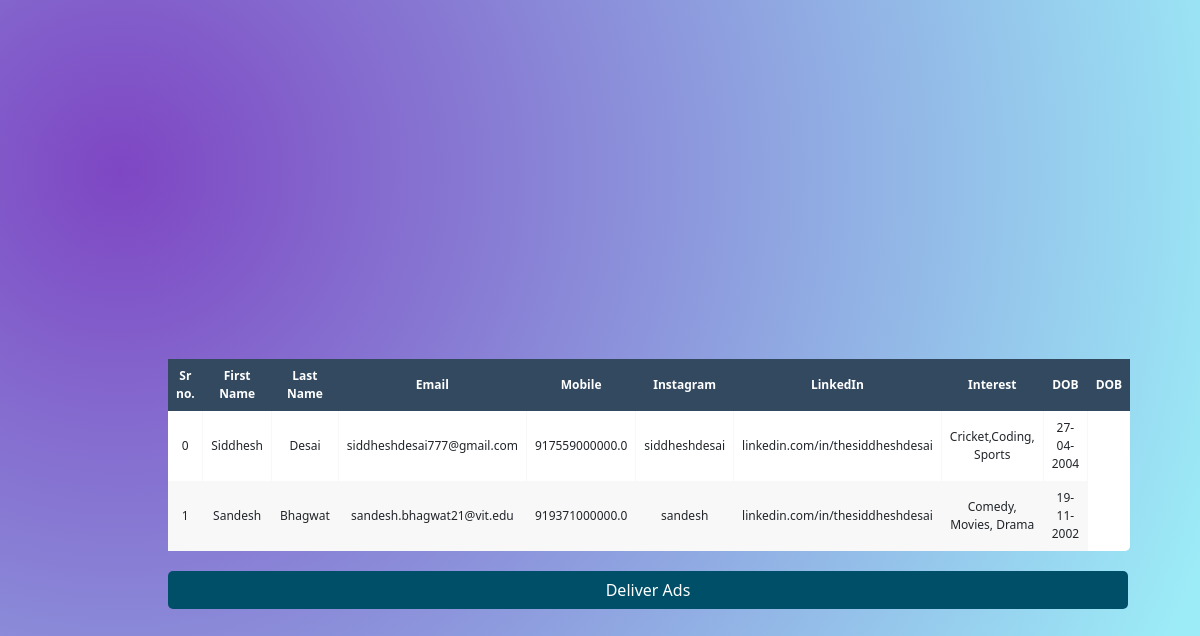
The page /customers on the database as committed earlier.
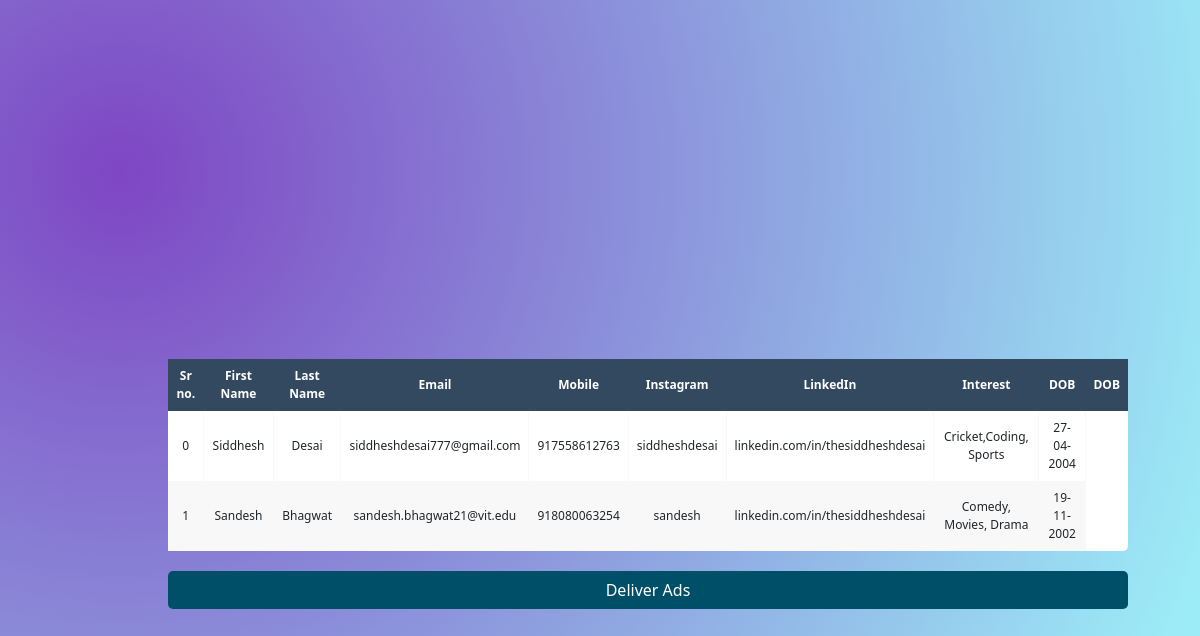
The same page on the database as committed later.
### tables this page shows
CREATE TABLE "da" (
"index" INTEGER,
  "First Name" TEXT,
  "Last Name" TEXT,
  "Email" TEXT,
  "WhatsApp" INTEGER,
  "Telegram" TEXT,
  "Linkedin" TEXT,
  "Interests" TEXT,
  "Date of Birth" TEXT
);

### app.py (the view)
@app.route('/customers', methods=['GET', 'POST'])
def display_table():
    connection = sqlite3.connect('demo.db')
    cursor = connection.cursor()
    cursor.execute('SELECT * FROM da')
    data = cursor.fetchall()
    print(data)
    connection.close()
    if request.method == 'POST':
        for i in data:
            send_whatsapp_message("+" + str(i[4]), i[9])
    return render_template('customer_table.html', data=data)

### templates/customer_table.html (shortened to what this page needs)
<!DOCTYPE html>
<html lang="en">
<head>
    <link href="https://cdn.jsdelivr.net/npm/bootstrap@5.3.2/dist/css/bootstrap.min.css" rel="stylesheet"
>
</head>
<body style="background: radial-gradient(circle at 10% 20%, rgb(126, 70, 195) 0%, rgb(156, 236, 247) 90%); background-size:cover">
    <div class="div" style="width: 80%; align-content: center; margin-top: 8%; margin-left: 8%;">
    <table class="fl-table" border="1">
        <thead>
            <tr>
                <th>Sr no.</th>
                <th>First Name</th>
                <th>Last Name</th>
                <th>Email</th>
                <th>Mobile</th>
                <th>Instagram</th>
                <th>LinkedIn</th>
                <th>Interest</th>
                <th>DOB</th>
                <th>DOB</th>
            </tr>
        </thead>
        <tbody>
            {% for row in data %}
                <tr>
                    {% for value in row %}
                        <td>{{ value }}</td>
                    {% endfor %}
                </tr>
            {% endfor %}
        </tbody>
    </table>
    <form action="/customers" method="POST">
        <button type="submit" value="Submit" style="
            color: white;
            align-items: center;
            border-radius: 5px;
            width: 100%;
            height: 1cm;
            background-color: #004f69;
            border-color: white;
            border-style: hidden;
            margin-top:20px;
            margin-bottom: 5%;
          ">Deliver Ads</button>
    </form>
    </div>
</body>
</html>

### templates/customer_table.html (style rules this page uses)
body { display: flex; align-items: center; justify-content: center; height: 100vh; margin-top: 5%;  background: radial-gradient( circle at 10% 20%, rgb(126, 70, 195) 0%, rgb(156, 236, 247) 90% ); background-repeat: no-repeat; background-size: 110% 110%; }
.fl-table { border-radius: 5px; font-size: 12px; font-weight: normal; border: none; border-collapse: collapse;   white-space: nowrap; background-color: white; }
.fl-table td, .fl-table th { text-align: center; padding: 8px; }
.fl-table td { border-right: 1px solid #f8f8f8; font-size: 12px; }
.fl-table thead th { color: #ffffff; background: #324960; }
.fl-table thead th:nth-child(odd) { color: #ffffff; background: #324960; }
.fl-table tr:nth-child(even) { background: #F8F8F8; }

Rows that differ between the two databases and show on the page:
changed da "Siddhesh": WhatsApp "917559000000.0" → "917558612763"
changed da "Sandesh": WhatsApp "919371000000.0" → "918080063254"
